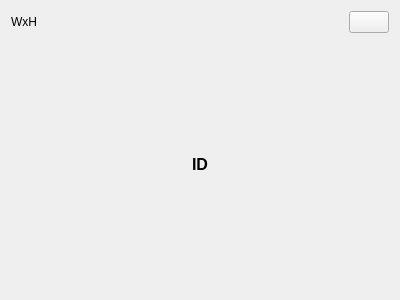
<?xml version="1.0" encoding="UTF-8"?>
<ui version="4.0">
 <class>GrabWidget</class>
 <widget class="QWidget" name="GrabWidget">
  <property name="geometry">
   <rect>
    <x>0</x>
    <y>0</y>
    <width>400</width>
    <height>300</height>
   </rect>
  </property>
  <property name="windowTitle">
   <string notr="true">LED Widget</string>
  </property>
  <layout class="QVBoxLayout" name="verticalLayout">
   <item>
    <layout class="QHBoxLayout" name="horizontalLayout_2">
     <item>
      <widget class="QLabel" name="labelWidthHeight">
       <property name="sizePolicy">
        <sizepolicy hsizetype="Preferred" vsizetype="Maximum">
         <horstretch>0</horstretch>
         <verstretch>0</verstretch>
        </sizepolicy>
       </property>
       <property name="font">
        <font>
         <weight>50</weight>
         <bold>false</bold>
         <stylestrategy>PreferDefault</stylestrategy>
        </font>
       </property>
       <property name="cursor">
        <cursorShape>OpenHandCursor</cursorShape>
       </property>
       <property name="locale">
        <locale language="English" country="UnitedStates"/>
       </property>
       <property name="text">
        <string notr="true">WxH</string>
       </property>
      </widget>
     </item>
     <item>
      <spacer name="horizontalSpacer_3">
       <property name="orientation">
        <enum>Qt::Horizontal</enum>
       </property>
       <property name="sizeHint" stdset="0">
        <size>
         <width>40</width>
         <height>20</height>
        </size>
       </property>
      </spacer>
     </item>
     <item>
      <widget class="QPushButton" name="button_OpenConfig">
       <property name="text">
        <string/>
       </property>
      </widget>
     </item>
    </layout>
   </item>
   <item>
    <spacer name="verticalSpacer_2">
     <property name="orientation">
      <enum>Qt::Vertical</enum>
     </property>
     <property name="sizeHint" stdset="0">
      <size>
       <width>20</width>
       <height>40</height>
      </size>
     </property>
    </spacer>
   </item>
   <item>
    <layout class="QHBoxLayout" name="horizontalLayout">
     <item>
      <spacer name="horizontalSpacer">
       <property name="orientation">
        <enum>Qt::Horizontal</enum>
       </property>
       <property name="sizeHint" stdset="0">
        <size>
         <width>40</width>
         <height>20</height>
        </size>
       </property>
      </spacer>
     </item>
     <item>
      <widget class="QLabel" name="label_ID">
       <property name="font">
        <font>
         <pointsize>12</pointsize>
         <weight>75</weight>
         <bold>true</bold>
        </font>
       </property>
       <property name="text">
        <string notr="true">ID</string>
       </property>
      </widget>
     </item>
     <item>
      <spacer name="horizontalSpacer_2">
       <property name="orientation">
        <enum>Qt::Horizontal</enum>
       </property>
       <property name="sizeHint" stdset="0">
        <size>
         <width>37</width>
         <height>17</height>
        </size>
       </property>
      </spacer>
     </item>
    </layout>
   </item>
   <item>
    <spacer name="verticalSpacer">
     <property name="orientation">
      <enum>Qt::Vertical</enum>
     </property>
     <property name="sizeHint" stdset="0">
      <size>
       <width>20</width>
       <height>40</height>
      </size>
     </property>
    </spacer>
   </item>
  </layout>
 </widget>
 <resources/>
 <connections/>
</ui>
